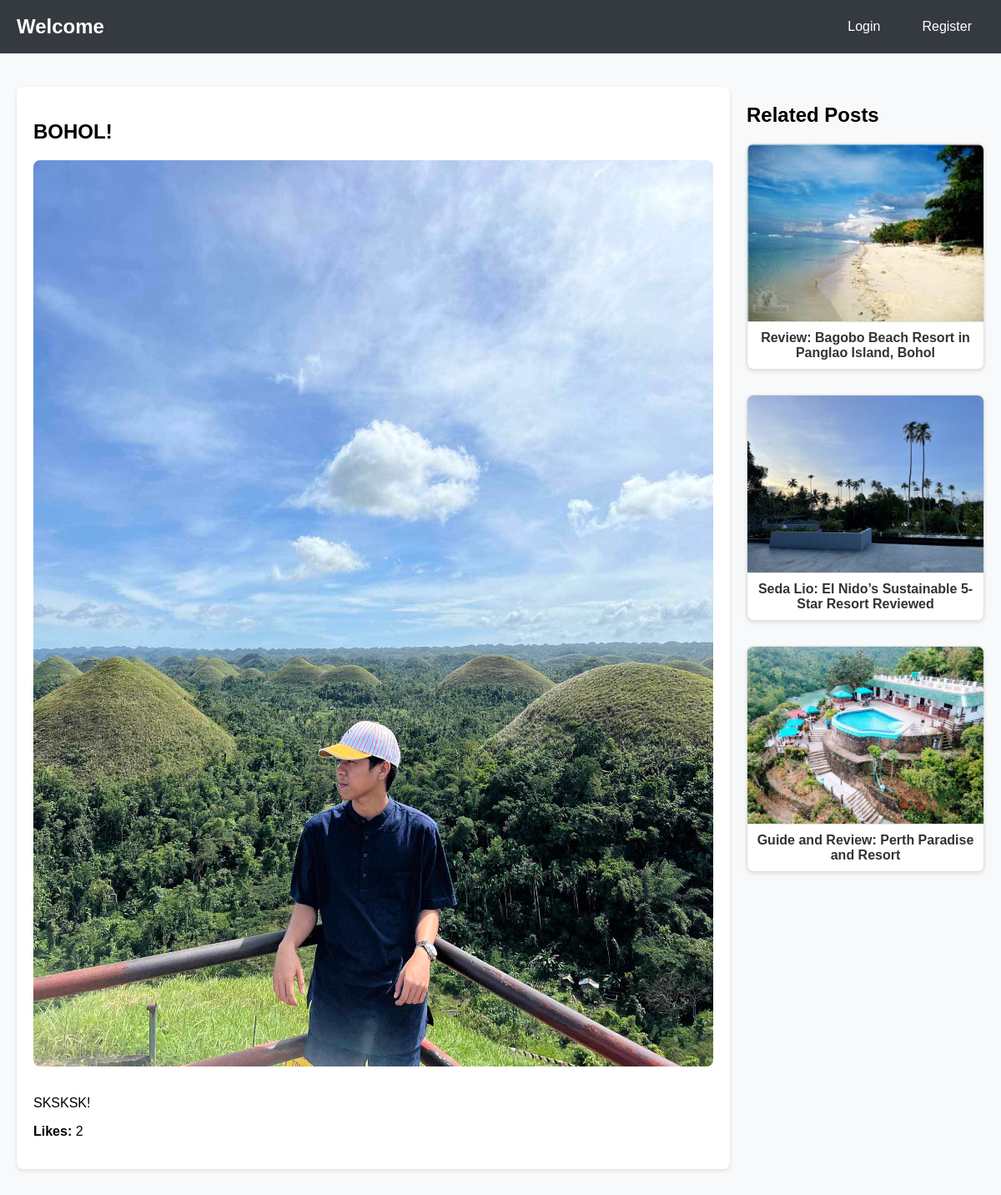
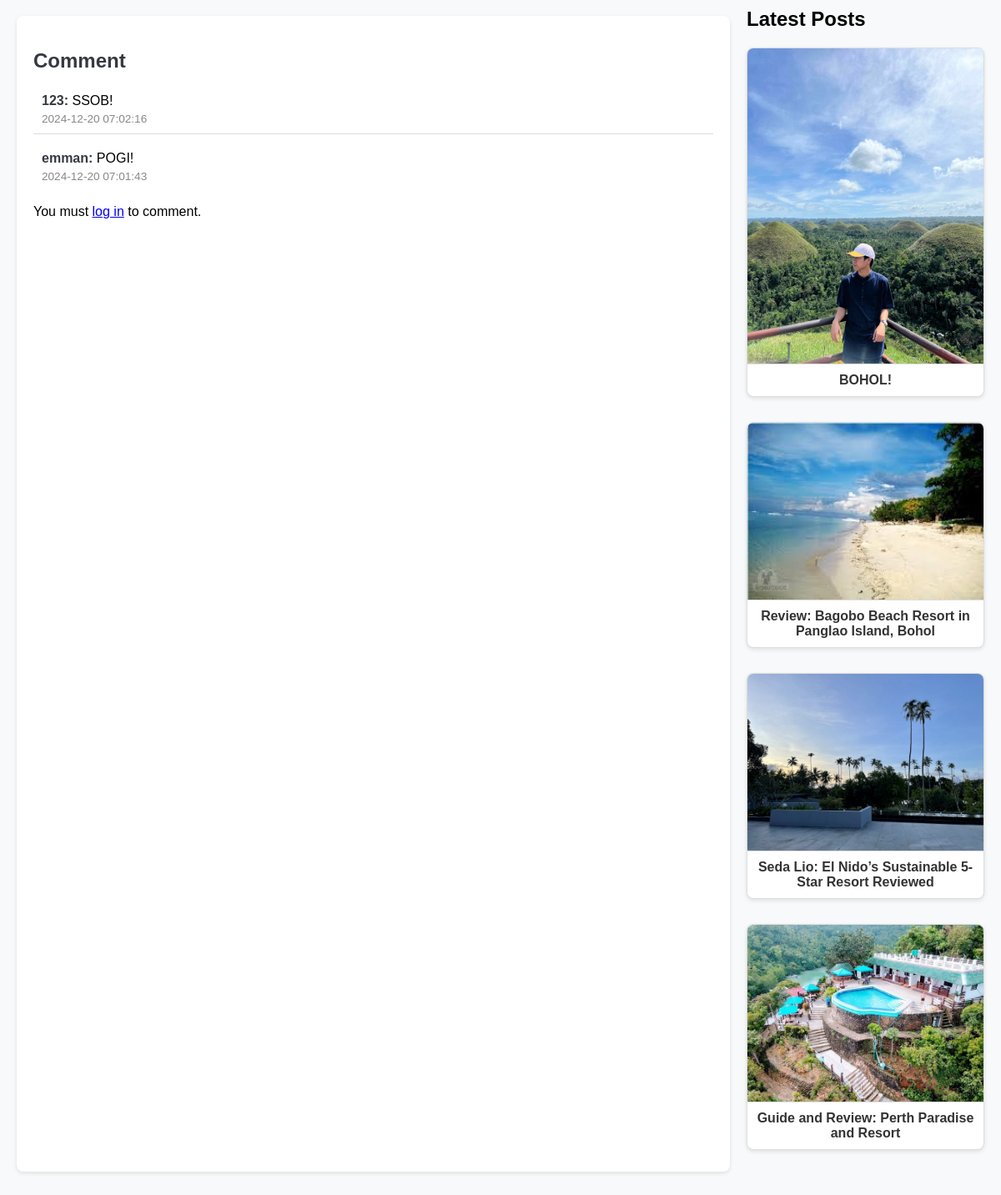
The page /post.php?id=21 on the database its author committed (2 pictures, top to bottom).
### tables this page shows
CREATE TABLE `posts` (
  `id` int(11) NOT NULL,
  `title` varchar(255) NOT NULL,
  `content` text NOT NULL,
  `category` enum('optimization','troubleshooting') NOT NULL,
  `image_path` varchar(255) DEFAULT NULL,
  `likes_count` int(11) DEFAULT 0,
  `created_at` timestamp NOT NULL DEFAULT current_timestamp(),
  `category_id` int(11) DEFAULT NULL,
  `related_to` int(11) DEFAULT NULL
);

CREATE TABLE `comments` (
  `id` int(11) NOT NULL,
  `post_id` int(11) NOT NULL,
  `user_id` int(11) NOT NULL,
  `content` text NOT NULL,
  `created_at` timestamp NOT NULL DEFAULT current_timestamp()
);

CREATE TABLE `users` (
  `id` int(11) NOT NULL,
  `username` varchar(50) NOT NULL,
  `password` varchar(255) NOT NULL,
  `role` enum('admin','user') DEFAULT 'user',
  `registration_date` timestamp NOT NULL DEFAULT current_timestamp()
);

### post.php (the view, shortened to what this page needs)
<?php
$host = 'sql203.infinityfree.com';
$dbname = 'if0_37727017_blogdb';
$username = 'if0_37727017';
$password = '8KmXpV9wEy6';
try {
    $pdo = new PDO("mysql:host=$host;dbname=$dbname;charset=utf8mb4", $username, $password);
    $pdo->setAttribute(PDO::ATTR_ERRMODE, PDO::ERRMODE_EXCEPTION);
} catch (PDOException $e) {
    die("Database connection failed: " . $e->getMessage());
}
$user_display_name = '';
$post_id = filter_input(INPUT_GET, 'id', FILTER_VALIDATE_INT);
try {
    $stmt = $pdo->prepare(
        "SELECT p.id, p.title, p.content, p.category, p.image_path, COUNT(l.id) AS likes_count, p.created_at
        FROM Posts p
        LEFT JOIN Likes l ON p.id = l.post_id
        WHERE p.id = :post_id
        GROUP BY p.id"
    );
    $stmt->execute([':post_id' => $post_id]);
    $post = $stmt->fetch(PDO::FETCH_ASSOC);
    $stmt_related = $pdo->prepare(
        "SELECT id, title, category, image_path, created_at
        FROM Posts
        WHERE category = :category AND id != :post_id
        ORDER BY created_at DESC LIMIT 5"
    );
    $stmt_related->execute([
        ':category' => $post['category'],
        ':post_id' => $post_id,
    ]);
    $related_posts = $stmt_related->fetchAll(PDO::FETCH_ASSOC);
    $stmt_latest = $pdo->query(
        "SELECT id, title, category, image_path, created_at
        FROM Posts
        ORDER BY created_at DESC LIMIT 5"
    );
    $latest_posts = $stmt_latest->fetchAll(PDO::FETCH_ASSOC);
    $stmt_comments = $pdo->prepare(
        "SELECT c.id, c.content, c.created_at, u.username
        FROM comments c
        JOIN Users u ON c.user_id = u.id
        WHERE c.post_id = :post_id
        ORDER BY c.created_at DESC"
    );
    $stmt_comments->execute([':post_id' => $post_id]);
    $comments = $stmt_comments->fetchAll(PDO::FETCH_ASSOC);
} catch (PDOException $e) {
    error_log("Error fetching post data: " . $e->getMessage());
    header("Location: error.php?message=Unable to fetch post data.");
    exit;
}
?>
<!DOCTYPE html>
<html lang="en">
<head>
    <link rel="stylesheet" href="/jegrandia/post.css?v=<?= time(); ?>">
</head>
<body>
    <header>
        <h1>Welcome</h1>
        <nav>
            <?php if (!empty($user_display_name)): ?>
                <div class="dropdown">
                    <button><?= htmlspecialchars($user_display_name) ?></button>
                    <div class="dropdown-content">
                        <?php if (isset($_SESSION['role']) && $_SESSION['role'] === 'admin'): ?>
                            <a href="admin_dashboard.php">Admin Dashboard</a>
                        <?php endif; ?>
                        <a href="index.php">Home</a>
                        <a href="logout.php">Logout</a>
                    </div>
                </div>
            <?php else: ?>
                <a href="login.php">Login</a>
                <a href="register.php">Register</a>
            <?php endif; ?>
        </nav>
    </header>
    <main>
        <article>
            <h1><?= htmlspecialchars($post['title']) ?></h1>
            <img src="<?= htmlspecialchars($post['image_path'] ?: 'default-image.jpg') ?>" alt="Post Image">
            <p><?= nl2br(htmlspecialchars($post['content'])) ?></p>
            <p><strong>Likes:</strong> <?= htmlspecialchars($post['likes_count']) ?></p>
        </article>
        <section class="related-posts">
            <h2>Related Posts</h2>
            <ul class="post-list">
                <?php foreach ($related_posts as $related): ?>
                    <li>
                        <a href="post.php?id=<?= $related['id'] ?>">
                            <img src="<?= htmlspecialchars($related['image_path'] ?: 'default-image.jpg') ?>" alt="Post Image">
                            <span><?= htmlspecialchars($related['title']) ?></span>
                        </a>
                    </li>
                <?php endforeach; ?>
            </ul>
        </section>
        <section class="comments">
            <h2>Comment</h2>
            <ul id="comments-list">
                <?php foreach ($comments as $comment): ?>
                    <li>
                        <strong><?= htmlspecialchars($comment['username']) ?>:</strong>
                        <?= htmlspecialchars($comment['content']) ?>
                        <small><?= htmlspecialchars($comment['created_at']) ?></small>
                    </li>
                <?php endforeach; ?>
            </ul>
            <?php if (isset($_SESSION['user_id'])): ?>
                <section class="comment-box">
                    <h3>Leave a Comment</h3>
                    <form method="POST">
                        <textarea name="comment" placeholder="Write your comment here..." required></textarea>
                        <input type="hidden" name="csrf_token" value="<?= htmlspecialchars($_SESSION['csrf_token']) ?>">
                        <button type="submit">Submit Comment</button>
                    </form>
                </section>
            <?php else: ?>
                <p>You must <a href="login.php">log in</a> to comment.</p>
            <?php endif; ?>
        </section>
        <section class="latest-posts">
            <h2>Latest Posts</h2>
            <ul class="post-list">
                <?php foreach ($latest_posts as $latest): ?>
                    <li>
                        <a href="post.php?id=<?= $latest['id'] ?>">
                            <img src="<?= htmlspecialchars($latest['image_path'] ?: 'default-image.jpg') ?>" alt="Post Image">
                            <span><?= htmlspecialchars($latest['title']) ?></span>
                        </a>
                    </li>
                <?php endforeach; ?>
            </ul>
        </section>
    </main>
</body>
</html>

### post.css (style rules this page uses)
body { font-family: Arial, sans-serif; margin: 0; padding: 0; background-color: #f8f9fa; }
header { background-color: #343a40; color: #fff; padding: 15px 20px; display: flex; justify-content: space-between; align-items: center; }
header h1 { margin: 0; font-size: 24px; font-weight: bold; }
header nav { display: flex; gap: 20px; }
header nav a { color: #fff; text-decoration: none; font-size: 16px; padding: 8px 15px; border-radius: 5px; transition: background-color 0.3s, color 0.3s; }
main { max-width: 1200px; margin: 20px auto; padding: 20px; display: grid; grid-template-columns: 3fr 1fr; gap: 20px; }
article { background: white; padding: 20px; border-radius: 8px; box-shadow: 0 2px 5px rgba(0, 0, 0, 0.1); }
article img { max-width: 100%; border-radius: 8px; margin-bottom: 15px; }
section ul { list-style: none; padding: 0; }
section ul li { margin-bottom: 10px; }
section ul li a { text-decoration: none; color: #333; }
.post-list { list-style: none; padding: 0; display: grid; grid-template-columns: repeat(auto-fit, minmax(200px, 1fr)); gap: 20px; }
.post-list li { background: white; border: 1px solid #ddd; border-radius: 8px; overflow: hidden; box-shadow: 0 2px 5px rgba(0, 0, 0, 0.1); transition: transform 0.2s, box-shadow 0.2s; }
.post-list li a { text-decoration: none; color: #333; display: flex; flex-direction: column; align-items: center; }
.post-list li img { width: 100%; height: auto; border-bottom: 1px solid #ddd; }
.post-list li span { padding: 10px; text-align: center; font-weight: bold; }
.comments { margin-top: 30px; background: white; padding: 20px; border-radius: 8px; box-shadow: 0 2px 5px rgba(0, 0, 0, 0.1); }
.comments h2 { margin-bottom: 15px; font-size: 1.5em; color: #343a40; }
.comments ul { list-style: none; padding: 0; margin: 0; }
.comments ul li { padding: 10px; margin-bottom: 10px; border-bottom: 1px solid #ddd; }
.comments ul li:last-child { border-bottom: none; }
.comments ul li strong { color: #343a40; font-weight: bold; }
.comments ul li small { display: block; color: #888; font-size: 0.85em; margin-top: 5px; }

### rows shown on the page
posts: title "BOHOL!", image_path (picture), content "SKSKSK!"
posts: image_path (picture), title "Review: Bagobo Beach Resort in Panglao Island, Bohol"
posts: image_path (picture), title "Seda Lio: El Nido’s Sustainable 5-Star Resort Reviewed"
posts: image_path (picture), title "Guide and Review: Perth Paradise and Resort"
comments: user.username "123", content "SSOB!", created_at "2024-12-20 07:02:16"
comments: user.username "emman", content "POGI!", created_at "2024-12-20 07:01:43"

### other values the page prints
$post['likes_count'] "2"
